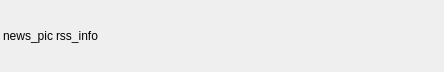
<?xml version="1.0" encoding="UTF-8"?>
<ui version="4.0" idbasedtr="false">
 <class>Form</class>
 <widget class="QWidget" name="Form">
  <property name="geometry">
   <rect>
    <x>0</x>
    <y>0</y>
    <width>444</width>
    <height>72</height>
   </rect>
  </property>
  <property name="windowTitle">
   <string>Form</string>
  </property>
  <property name="windowOpacity">
   <double>0.500000000000000</double>
  </property>
  <property name="autoFillBackground">
   <bool>false</bool>
  </property>
  <property name="styleSheet">
   <string notr="true"/>
  </property>
  <layout class="QVBoxLayout" name="verticalLayout">
   <property name="spacing">
    <number>0</number>
   </property>
   <property name="leftMargin">
    <number>0</number>
   </property>
   <property name="topMargin">
    <number>0</number>
   </property>
   <property name="rightMargin">
    <number>0</number>
   </property>
   <property name="bottomMargin">
    <number>0</number>
   </property>
   <item>
    <layout class="QGridLayout" name="gridLayout">
     <property name="leftMargin">
      <number>0</number>
     </property>
     <property name="topMargin">
      <number>0</number>
     </property>
     <property name="bottomMargin">
      <number>0</number>
     </property>
     <item row="0" column="0">
      <widget class="QLabel" name="news_pic">
       <property name="sizePolicy">
        <sizepolicy hsizetype="Fixed" vsizetype="Preferred">
         <horstretch>0</horstretch>
         <verstretch>0</verstretch>
        </sizepolicy>
       </property>
       <property name="lineWidth">
        <number>5</number>
       </property>
       <property name="text">
        <string>news_pic</string>
       </property>
       <property name="margin">
        <number>3</number>
       </property>
       <property name="indent">
        <number>3</number>
       </property>
      </widget>
     </item>
     <item row="0" column="1">
      <widget class="QLabel" name="rss_info">
       <property name="sizePolicy">
        <sizepolicy hsizetype="Expanding" vsizetype="Preferred">
         <horstretch>0</horstretch>
         <verstretch>0</verstretch>
        </sizepolicy>
       </property>
       <property name="lineWidth">
        <number>5</number>
       </property>
       <property name="text">
        <string>rss_info</string>
       </property>
       <property name="margin">
        <number>3</number>
       </property>
       <property name="indent">
        <number>3</number>
       </property>
      </widget>
     </item>
    </layout>
   </item>
  </layout>
 </widget>
 <resources/>
 <connections/>
</ui>
